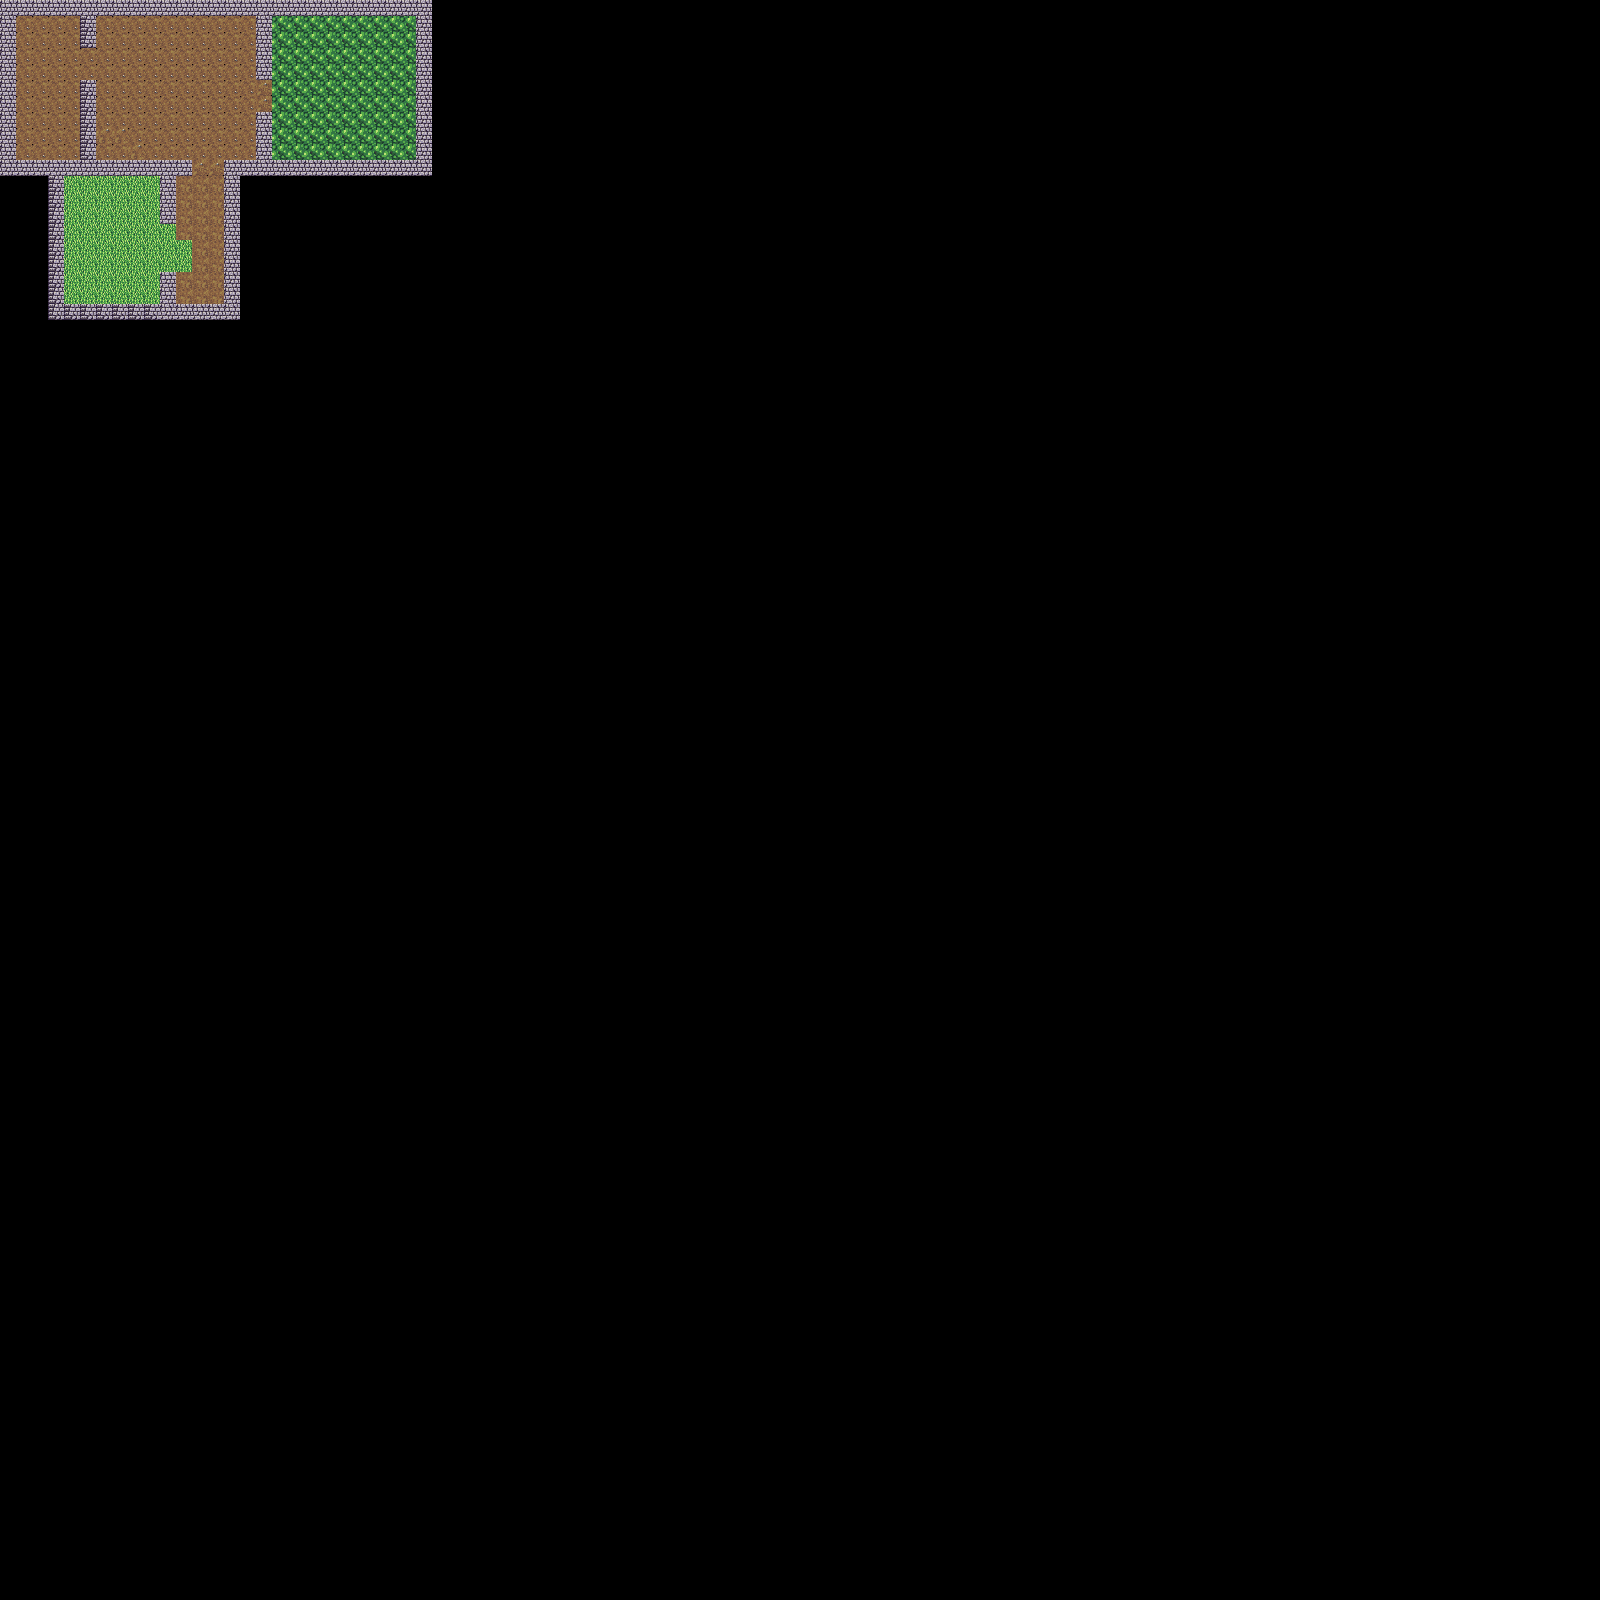

A level layout from a 2D game, rendered from its tile map. Below: a short description, then the map file with tile-grid data replaced by summaries:
An orthogonal 100x100 tile map with 16x16 px tiles, 2 tile layers (Ground, Walls), 1 hidden layer not drawn and 9 objects (4x Door, 2x Desk, Player, LurkingGuard, Guard).

<map version="1.0" orientation="orthogonal" width="100" height="100" tilewidth="16" tileheight="16">
 <tileset firstgid="1" name="tileset_16x16_final_1" tilewidth="16" tileheight="16">
  <image source="tileset_16x16_final_1.png" />
  <tile id="7">
   <properties>
    <property name="passable" value="false" />
   </properties>
  </tile>
 </tileset>
 <layer name="Ground" width="100" height="100">
  <data>[10000 cells, 372 non-empty, 6 distinct tile ids]</data>
 </layer>
 <layer name="Walls" width="100" height="100">
  <properties>
   <property name="passable" value="false" />
  </properties>
  <data>[10000 cells, 117 non-empty, 2 distinct tile ids]</data>
 </layer>
 <layer name="Doorways" width="100" height="100" visible="0">
  <data>[10000 cells, 4 non-empty, 1 distinct tile ids]</data>
 </layer>
 <objectgroup name="Object" width="100" height="100">
  <object name="My beautiful blue desk" type="Desk" x="114" y="128" width="61" height="31">
   <properties>
    <property name="locked" value="true" />
    <property name="rob" value="1000" />
    <property name="rotation" value="180" />
   </properties>
  </object>
  <object name="Door3" type="Door" x="256" y="80" width="16" height="32" />
  <object name="Door1" type="Door" x="194" y="162" width="29" height="13">
   <properties>
    <property name="closed" value="true" />
    <property name="orientation" value="0" />
   </properties>
  </object>
  <object name="Door2" type="Door" x="161" y="225" width="12" height="46">
   <properties>
    <property name="closed" value="true" />
    <property name="orientation" value="90" />
   </properties>
  </object>
  <object name="Door4" type="Door" x="79" y="48" width="16" height="32" />
  <object name="My beautiful litte desk" type="Desk" x="147" y="18" width="41" height="23">
   <properties>
    <property name="locked" value="true" />
    <property name="rob" value="1000" />
    <property name="rotation" value="0" />
   </properties>
  </object>
 </objectgroup>
 <objectgroup name="Entities" width="100" height="100">
  <object name="Player" type="Player" x="34" y="67" width="30" height="24" />
  <object name="Guard 1" type="LurkingGuard" x="326" y="66" width="31" height="27" />
  <object name="The Other Guard" type="Guard" x="83" y="212" width="36" height="31" />
 </objectgroup>
</map>
